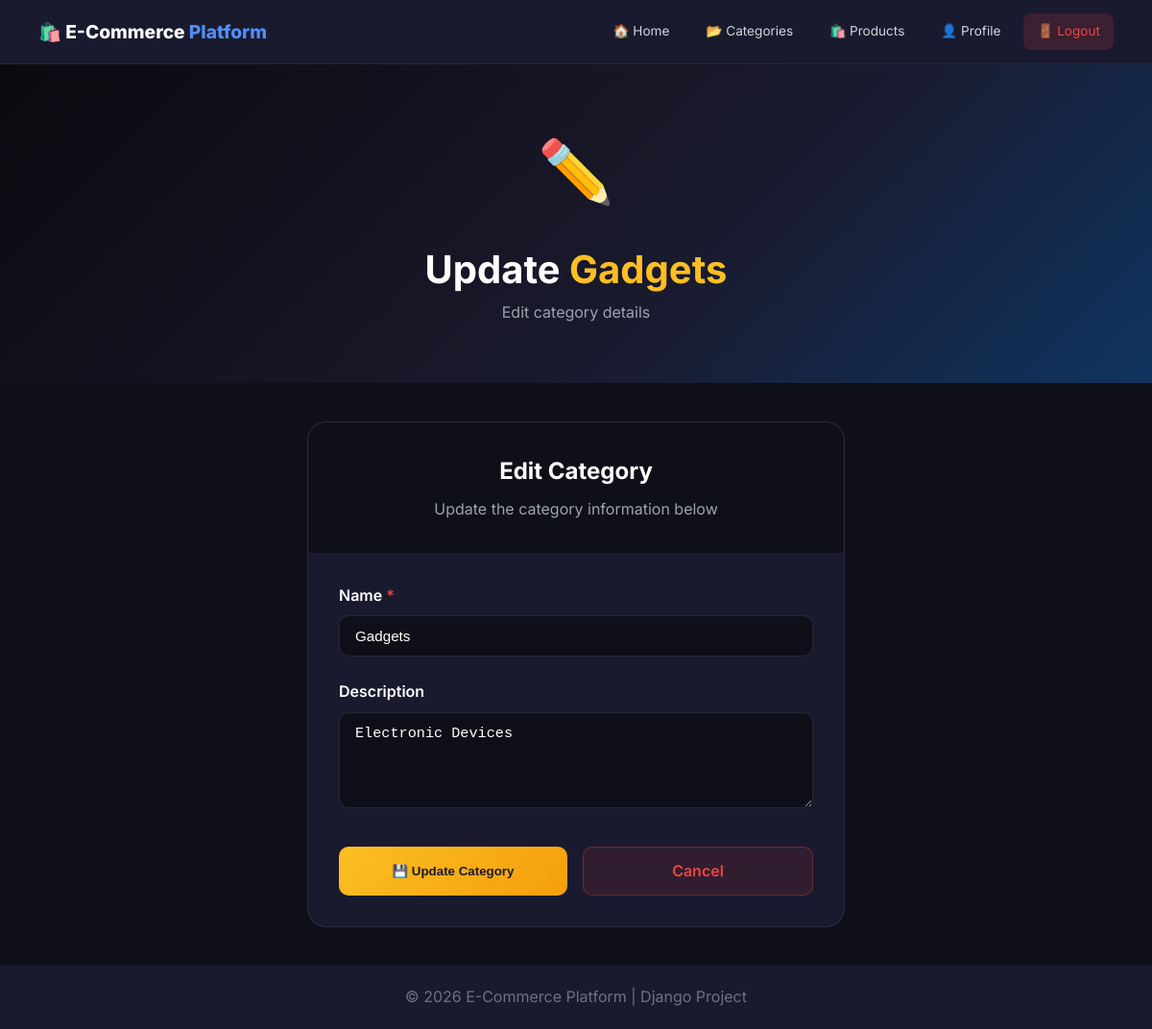
Page /categories/update/1/ (signed in) on the committed database.
### categories/models.py (models this page shows, shortened)
class Category(models.Model):
    category_id = models.AutoField(primary_key=True)
    name = models.CharField(max_length=100, unique=True)
    description = models.TextField(blank=True, null=True)
    class Meta:
        verbose_name_plural = "Categories"

### categories/views.py (the view)
# urls.py: path('update/<int:category_id>/', views.update_category, name='update_category'),
@login_required
def update_category(request, category_id):
    if not request.user.is_superuser:
        messages.error(request, 'Only administrators can update categories')
        return redirect('categories:category_list')
    category = get_object_or_404(Category, pk=category_id)
    if request.method == 'POST':
        form = CategoryForm(request.POST, instance=category)
        if form.is_valid():
            form.save()
            messages.success(request, 'Category updated successfully!')
            return redirect('categories:category_list')
        else:
            messages.error(request, 'Please correct the errors below.')
    else:
        form = CategoryForm(instance=category)
    return render(request, 'categories/update_category.html', {'form': form, 'category': category})

### categories/forms.py
class CategoryForm(forms.ModelForm):
    class Meta:
        model = Category
        fields = ['name', 'description']
        widgets = {
            'description': forms.Textarea(attrs={'rows': 3}),
        }

### templates/categories/update_category.html (shortened to what this page needs)
{% extends 'base.html' %}
{% block content %}
<section class="hero">
    <div class="hero-content">
        <div class="update-icon-large">
            ✏️
        </div>
        <h1>Update <span>{{ category.name }}</span></h1>
        <p>Edit category details</p>
    </div>
</section>
<div class="form-section">
    <div class="form-container">
        <div class="form-header">
            <h2>Edit Category</h2>
            <p>Update the category information below</p>
        </div>
        <form method="post" class="category-form">
            {% for field in form %}
            <div class="form-group">
                <label for="{{ field.id_for_label }}" class="form-label">
                    {{ field.label }}
                    {% if field.field.required %}
                        <span class="required-star">*</span>
                    {% endif %}
                </label>
                <div class="form-field">
                    {{ field }}
                </div>
            </div>
            {% endfor %}
            <div class="form-actions">
                <button type="submit" class="btn-update">
                    <span>💾</span> Update Category
                </button>
                <a href="{% url 'categories:category_list' %}" class="btn-cancel">
                    Cancel
                </a>
            </div>
        </form>
    </div>
</div>
{% endblock %}

### templates/base.html (style rules this page uses)
*, *::before, *::after { margin: 0; padding: 0; box-sizing: border-box; }
body { font-family: 'Inter', sans-serif; background: #0f0f1a; color: #e5e7eb; min-height: 100vh; line-height: 1.6; }

### templates/categories/update_category.html (style rules this page uses)
.hero { background: linear-gradient(135deg, #0a0a0f 0%, #1a1a2e 60%, #0f3460 100%); padding: 60px 40px; text-align: center; }
.update-icon-large { font-size: 4rem; margin-bottom: 20px; }
.hero h1 { font-size: 2.5rem; color: #fff; }
.hero h1 span { color: #fbbf24; }
.hero p { color: #9ca3af; }
.form-section { max-width: 600px; margin: 40px auto; padding: 0 20px; }
.form-container { background: #1a1a2e; border-radius: 20px; overflow: hidden; border: 1px solid rgba(255,255,255,0.08); }
.form-header { background: #0f0f1a; padding: 32px; text-align: center; }
.form-header h2 { color: #fff; font-size: 1.5rem; margin-bottom: 8px; }
.form-header p { color: #9ca3af; }
.category-form { padding: 32px; }
.form-group { margin-bottom: 24px; }
.form-label { display: block; color: #fff; margin-bottom: 8px; font-weight: 600; }
.required-star { color: #ef4444; }
.form-field input, .form-field textarea { width: 100%; padding: 12px 16px; background: #0f0f1a; border: 1px solid rgba(255,255,255,0.1); border-radius: 10px; color: #fff; font-size: 0.95rem; }
.form-field textarea { min-height: 100px; resize: vertical; }
.form-actions { display: flex; gap: 16px; margin-top: 32px; }
.btn-update { flex: 1; padding: 12px 24px; background: linear-gradient(135deg, #fbbf24, #f59e0b); color: #1a1a2e; border: none; border-radius: 10px; font-weight: 700; cursor: pointer; }
.btn-cancel { flex: 1; padding: 12px 24px; background: rgba(239, 68, 68, 0.1); color: #ef4444; text-decoration: none; border-radius: 10px; text-align: center; font-weight: 600; border: 1px solid rgba(239, 68, 68, 0.3); }

### rows in the picture
Category: name "Gadgets", form "Gadgets" "Electronic Devices"

### other values in the picture
{{ field.label }} "Name" "Description"
